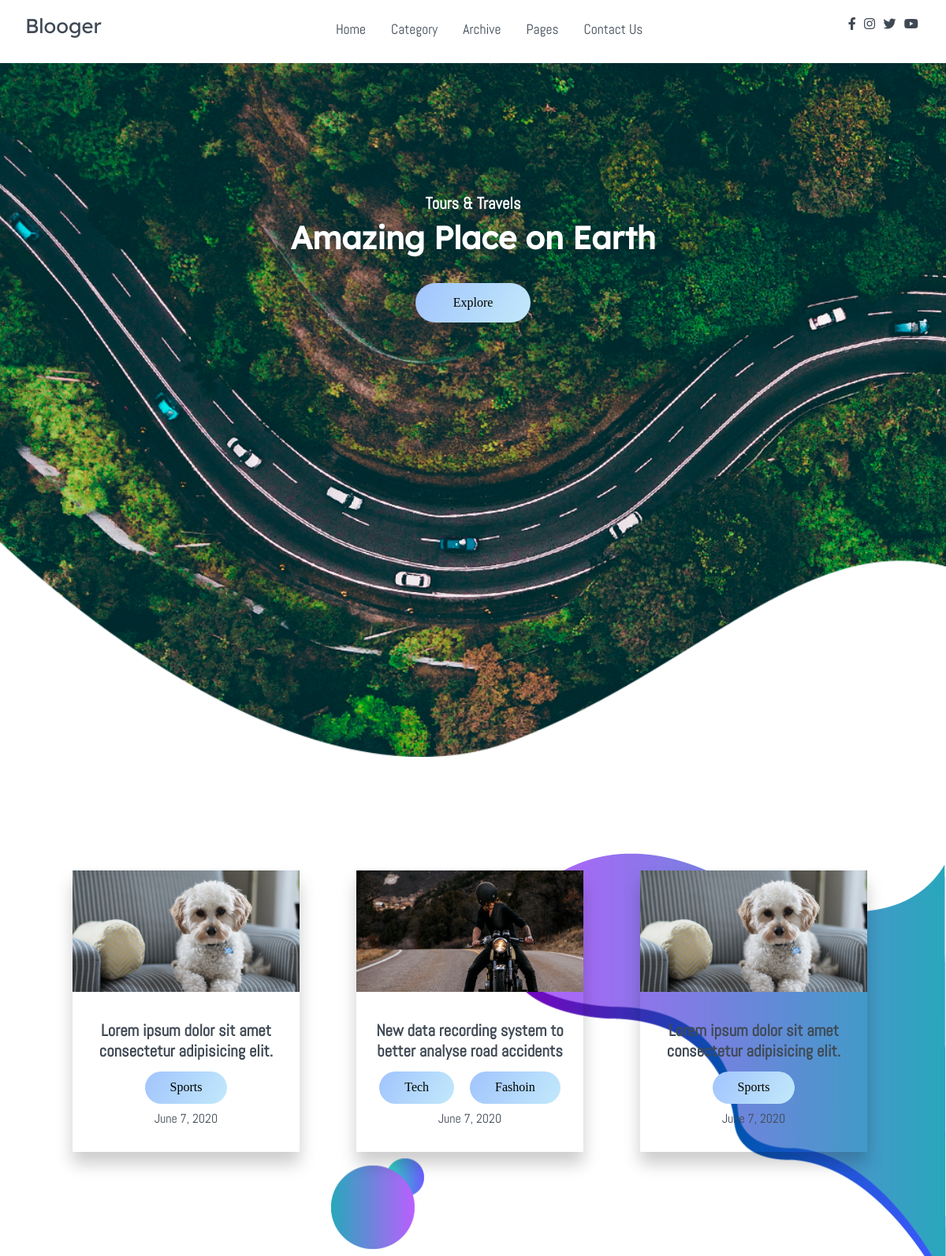
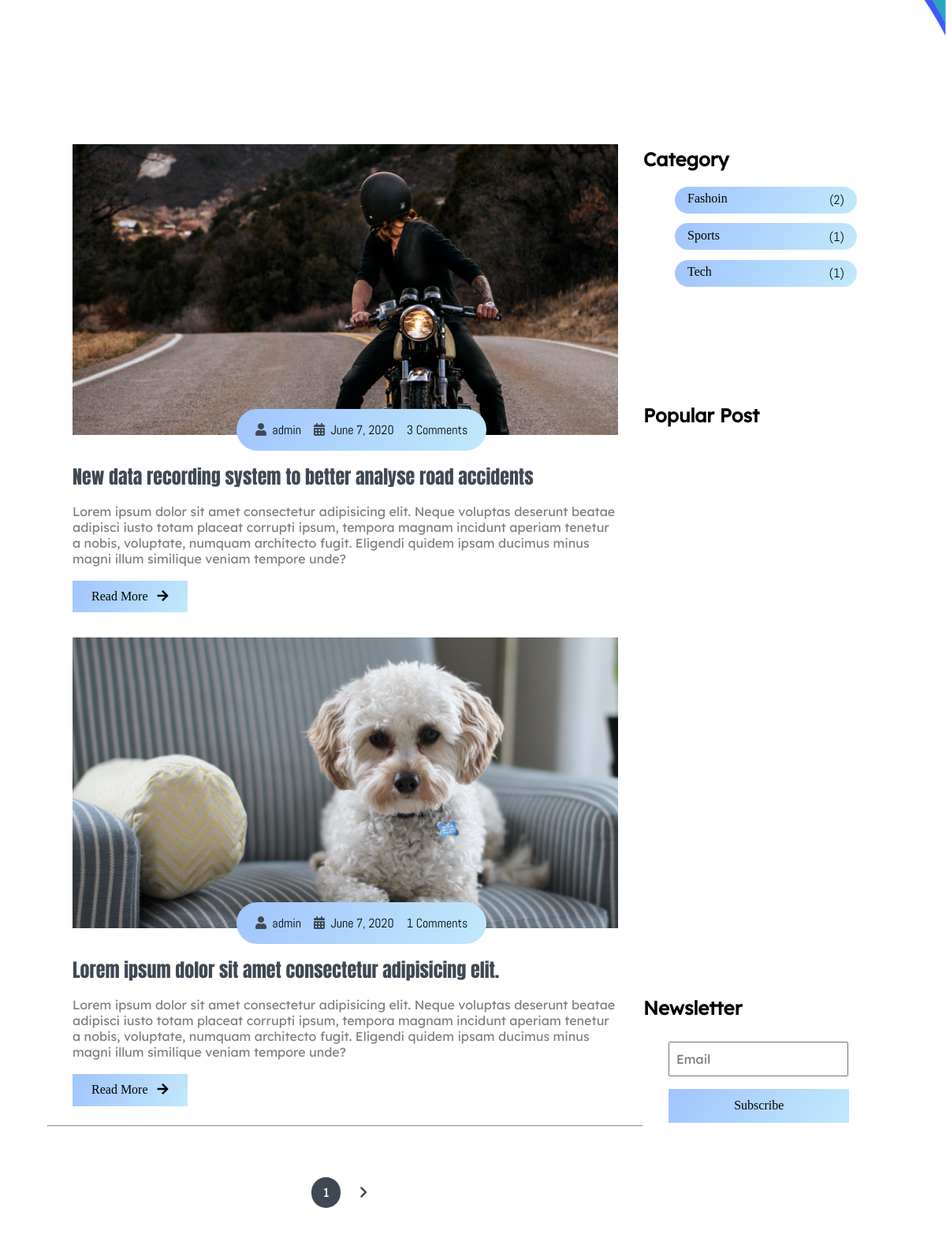
The page / (upper part) on the database its author committed (2 pictures, top to bottom).
### post/models.py (models this page shows, shortened)
class Post(models.Model):
    title = models.CharField(max_length=100)
    overview = models.TextField()
    timestamp = models.DateTimeField(auto_now_add=True)
    comment_count = models.IntegerField(default=0)
    view_count = models.IntegerField(default=0)
    author = models.ForeignKey(Author,on_delete=models.CASCADE)
    thumbnail = models.ImageField()
    categories = models.ManyToManyField(Category)
    Featured = models.BooleanField(default=False)
    def get_absolute_url(self):
        return reverse('post_view', kwargs={
            'id':self.id
        })

class Category(models.Model):
    title = models.CharField(max_length=100)
    def __str__(self):
        return self.title

class Author(models.Model):
    user = models.OneToOneField(User, on_delete=models.CASCADE)
    def __str__(self):
        return self.user.username

### post/views.py (the view)
# urls.py: path('',views.home, name="home"),
def home(request):
    cat_count = category_count()
    print(cat_count)
    featured_post = Post.objects.filter(Featured=True)
    all_post = Post.objects.order_by('-timestamp')
    popular_post = Post.objects.order_by('view_count')[:2]
    paginator = Paginator(all_post, 2)
    page_req_var = 'page'
    page = request.GET.get(page_req_var)
    try:
        paginated_qs = paginator.page(page)
    except PageNotAnInteger:
        paginated_qs = paginator.page(1)
    except EmptyPage:
        paginated_qs = paginator.page(paginator.num_pages)
    if request.method == "POST":
        email = request.POST["email"]
        new_subscriber= Subscriber()
        new_subscriber.email = email
        new_subscriber.save()
        return redirect('home')
    context ={
        'featured_post':featured_post,
        'all_post': paginated_qs,
        'page_req_var': page_req_var,
        'cat_count':cat_count,
        'popular_post':popular_post
    }
    return render(request,'index.html',context)

### post/views.py (called while the page is built)
def category_count():
    qs = Post.objects.values('categories__title').annotate(Count('categories'))
    return qs

### post/templates/Index.html (shortened to what this page needs)
{% extends 'base.html'%}
{% load static %}
{% block content %}
    {% include 'nav.html' %}
    <main>
        <section class="site-title">
            <div class="site-background" data-aos="fade-up" data-aos-delay="100">
                <h3>Tours & Travels</h3>
                <h1>Amazing Place on Earth</h1>
                <button class="btn">Explore</button>
            </div>
        </section>
        <section>
            <div class="blog">
                <div class="container">
                    <div class="owl-carousel owl-theme blog-post">
                        {% for post in featured_post %}
                        <div class="blog-content" data-aos="fade-right" data-aos-delay="200">
                            <img src="{{post.thumbnail.url}}" alt="post-1">
                            <a href="{{post.get_absolute_url}}">
                            <div class="blog-title">
                                <h3>{{post.title}}</h3>
                                {%for cat in post.categories.all %}
                                <button class="btn btn-blog">{{cat}}</button>
                                {%endfor%}
                                <span>{{post.timestamp|date}}</span>
                            </div>
                            </a>
                        </div>
                        {%endfor%}
                    </div>
                </div>
            </div>
        </section>
        <section class="container">
            <div class="site-content">
                <div class="posts">
                    {% for post in all_post %}
                    <div class="post-content" data-aos="zoom-in" data-aos-delay="200">
                        <div class="post-image">
                            <div>
                                <img src="{{post.thumbnail.url}}" class="img" alt="blog1">
                            </div>
                            <div class="post-info flex-row">
                                <span><i class="fas fa-user text-gray"></i>&nbsp;&nbsp;{{post.author}}</span>
                                <span><i class="fas fa-calendar-alt text-gray"></i>&nbsp;&nbsp;{{post.timestamp|date}}</span>
                                <span>{{post.comment_count}} Comments</span>
                            </div>
                        </div>
                        <div class="post-title">
                            <a href="{{post.get_absolute_url}}">{{post.title}}</a>
                            <p>{{post.overview}}
                            </p>
                            <a href="{{post.get_absolute_url}}">
                                <button class="btn post-btn">Read More &nbsp; <i class="fas fa-arrow-right"></i></button>
                            </a>
                        </div>
                    </div>
                    {% endfor %}
                    <hr>
                    <div class="pagination flex-row">
                        <a href="?{{page_req_var}}={{all_post.number}}" class="pages">{{all_post.number}}</a>
                        {% if all_post.has_next %}
                        <a href="?{{page_req_var}}={{all_post.next_page_number}}"><i class="fas fa-chevron-right"></i></a>
                        {% endif %}
                    </div>
                </div>
            {% include 'sidebar.html' %}
            </div>
        </section>
    </main>
    {% endblock %}

### post/templates/sidebar.html (shortened to what this page needs)
{% load static %}
<aside class="sidebar">
    <div class="category">
        <h2>Category</h2>
        <ul class="category-list">
            {% for cat in cat_count %}
            <li class="list-items" data-aos="fade-left" data-aos-delay="100">
                <a href="#">{{ cat.categories__title}}</a>
                <span>({{ cat.categories__count}})</span>
            </li>
            {% endfor %}
        </ul>
    </div>
    <div class="popular-post">
        <h2>Popular Post</h2>
        <div class="post-content" data-aos="flip-up" data-aos-delay="200">
            {% for popular in popular_post %}
            <div class="post-image">
                <div>
                    <img src="{% static 'assets/popular-post/m-blog-1.jpg' %}" class="img" alt="blog1">
                </div>
                <div class="post-info flex-row">
                    <span><i class="fas fa-calendar-alt text-gray"></i>&nbsp;&nbsp;January 14,
                        2019</span>
                    <span>2 Commets</span>
                </div>
            </div>
            <div class="post-title">
                <a href="#">{{popular.title}}</a>
            </div>
            {% endfor %}
        </div>
    </div>
    <div class="newsletter" data-aos="fade-up" data-aos-delay="300">
        <h2>Newsletter</h2>
        <div class="form-element">
            <form action="." method="POST">
            <input type="text" class="input-element" name="email" placeholder="Email">
            <button class="btn form-btn" type="submit">Subscribe</button>
        </form>
        </div>
    </div>
</aside>

### static/css/all.css (style rules this page uses)
.fa, .fas, .far, .fal, .fad, .fab { -moz-osx-font-smoothing: grayscale; -webkit-font-smoothing: antialiased; display: inline-block; font-style: normal; font-variant: normal; text-rendering: auto; line-height: 1; }
.fa-arrow-right:before { content: "\f061"; }
.fa-calendar-alt:before { content: "\f073"; }
.fa-chevron-right:before { content: "\f054"; }
.fa-user:before { content: "\f007"; }
.fa, .fas { font-family: 'Font Awesome 5 Free'; font-weight: 900; }

### rows shown on the page
Post: thumbnail (picture), title "Lorem ipsum dolor sit amet consectetur adipisicing elit.", timestamp "June 7, 2020", author "admin", comment_count "1", overview "Lorem ipsum dolor sit amet consectetur adipisicing elit. Neque voluptas deserunt beatae adipisci iusto totam placeat corrupti ipsum, tempora magnam incidunt aperiam tenetur a nobis, voluptate, numquam architecto fugit. Eligendi quidem ipsam ducimus minus magni illum similique veniam tempore unde?"
Category: title "Sports"
Post: thumbnail (picture), title "New data recording system to better analyse road accidents", timestamp "June 7, 2020", author "admin", comment_count "3", overview "Lorem ipsum dolor sit amet consectetur adipisicing elit. Neque voluptas deserunt beatae adipisci iusto totam placeat corrupti ipsum, tempora magnam incidunt aperiam tenetur a nobis, voluptate, numquam architecto fugit. Eligendi quidem ipsam ducimus minus magni illum similique veniam tempore unde?"
Category: title "Tech", categories__title "Tech", categories__count "1"
Category: title "Fashoin", categories__title "Fashoin", categories__count "2"

### other values the page prints
{{ all_post.number }} "1"
{{ cat.categories__title }} "Sports"
{{ cat.categories__count }} "1"
